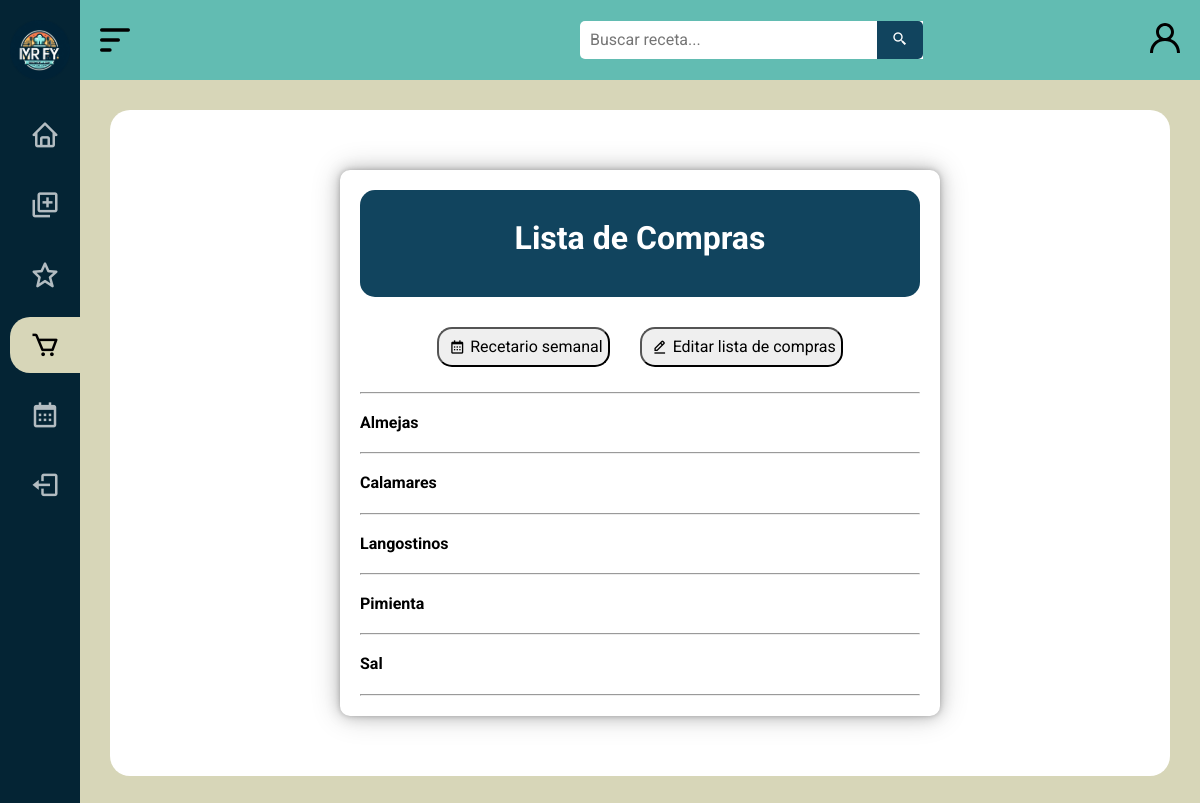
The app's page /lista/ (signed in) with its own data.
### MRFY/models.py (models this page shows, shortened)
class ShoppingListItem(models.Model):
    shopping_list = models.ForeignKey(ShoppingList, on_delete=models.CASCADE, related_name='items')
    IDIngrediente = models.ForeignKey(Ingredient, on_delete=models.CASCADE, default='')
    name = models.CharField(max_length=100, null=False)
    quantity = models.DecimalField(max_digits=10, decimal_places=2, null=True)
    unit = models.CharField(max_length=50, null=True)

### MRFY/views.py (the view)
# urls.py: path('lista/', lista_compras, name='lista_compras'),
def lista_compras(request):
    shopping_list, created = ShoppingList.objects.get_or_create(user=request.user)
    items = shopping_list.items.all().order_by('name')
    context = {
        'items': items
    }
    return render(request, 'lista_compras/lista.html', context)

### MRFY/templates/lista_compras/lista.html (shortened to what this page needs)
{% load static %}
{% load custom_filters %}
<!DOCTYPE html>
<html lang="es">
<head>
    <link rel="stylesheet" href="{% static 'css/normalize.css' %}">
    <link rel="stylesheet" href="{% static 'css/estilos2.css' %}">
    <link href='https://unpkg.com/boxicons@2.1.4/css/boxicons.min.css' rel='stylesheet'>
</head>
<body id="body">
    <header id="header" class="header_standard">
        <div class="icon__menu">
            <img src="{% static 'images/menu-alt-1-svgrepo-com.svg' %}" alt="icono" class="svg__icon" id="btn_open">
        </div>
        <div class="search__box">
            <form action="{% url 'search' %}" method="GET">
                <input type="text" name="q" class="search__input" placeholder="Buscar receta...">
                <button class="search__button" type="submit">
                    <i class="bx bx-search-alt-2"></i>
                </button>
            </form>
        </div>
        <div class="icon__login">
            <a href="#" class="login">
                <img src="{% static 'images/profile-1335-svgrepo-com.svg' %}" alt="" class="svg__icon" title="Iniciar sesion">
            </a>
        </div>
    </header>
    <div class="menu__side" id="menu_side">
        <div class="name__page">
            <a href="/inicio">
                <img src="{% static 'images/icon.png' %}" alt="icono" class="icon">
            </a>
        </div>
        <div class="options__menu">
            <a href="/inicio">
                <div class="option">
                    <i class='bx bx-home' title="Inicio"></i>
                </div>
            </a>
            <a href="/recipeform">
                <div class="option">
                    <i class='bx bx-add-to-queue' title="Subir receta"></i>
                </div>
            </a>
            <a href="#">
                <div class="option">
                    <i class='bx bx-star' title="Favoritos"></i>
                </div>
            </a>
            <a href="/lista" class="select">
                <div class="option">
                    <i class='bx bx-cart' title="Lista de compras"></i>
                </div>
            </a>
            <a href="#">
                <div class="option">
                    <i class='bx bx-calendar' title="Recetario semanal"></i>
                </div>
            </a>
            {% if user.is_authenticated %}
            <a href="/logout">
                <div class="option">
                    <i class='bx bx-log-out' title="Logout"></i>
                </div>
            </a>
            {% endif %}
        </div>
    </div>
    <main>
        <div class="main__container">
            <div class="shopping-list">
                <div class="deadline">
                    <h1>Lista de Compras</h1>
                </div>
                    <div class="options_shoppinglist">
                        <button type="submit" class="clear">
                            <i class='bx bx-calendar' ></i> Recetario semanal
                        </button>
                        <form action="{% url 'lista_edit' %}" method="POST">
                            <button type="submit" class="clear">
                                <i class='bx bx-edit-alt'></i> Editar lista de compras
                            </button>
                        </form>
                    </div>
                <hr>
                {% for item in items %}
                <ul>
                    <li>
                        <div class="ingredient">
                            <span class="name">{{ item.name }}</span>
                        </div>
                    </li>
                    <hr>
                    {% endfor %}
                </ul>
            </div>
        </div>
    </main>
</body>
</html>

### MRFY/static/css/estilos2.css (style rules this page uses)
* { text-decoration: none; font-family: "Roboto", sans-serif; }
.svg__icon { width: 30px; height: 30px; }
.options__menu .option i { width: 30px; height: 30px; font-size: 30px; }
.icon { width: 70px; height: 70px; }
body { margin-left: 80px; transition: margin-left 300ms cubic-bezier(0.785, 0.135, 0.15, 0.86); margin-top: 80px; background: #D7D6B8; }
main { padding: 20px; }
header { height: 80px; background-color: #62BCB2; display: flex; align-items: center; position: fixed; top: 0; z-index: 200; transition: width 300ms cubic-bezier(0.785, 0.135, 0.15, 0.86); }
.header_standard { width: calc(100% - 80px); }
.icon__menu { width: 50px; height: 100%; display: flex; justify-content: center; align-items: center; transform: translateX(10px); }
.icon__login { position: absolute; right: 0; width: 50px; height: 100%; display: flex; justify-content: center; align-items: center; }
.icon__menu .svg__icon { width: 40px; height: 40px; cursor: pointer; position: absolute; }
.menu__side { width: 80px; height: 100%; background: #042434; position: fixed; top: 0; left: 0; color: white; font-size: 18px; z-index: 300; overflow: hidden; overflow-y: scroll; transition: all 300ms cubic-bezier(0.785, 0.135, 0.15, 0.86); }
.menu__side { -ms-overflow-style: none; scrollbar-width: none; }
.name__page { padding: 10px 10px; display: flex; align-items: center; margin-top: 10px; }
.name__page .icon { margin-right: 20px; width: 60px; height: 60px; }
.options__menu { padding: 20px 30px; position: absolute; top: 80px; }
.options__menu a { color: #ffffffb2; cursor: default; display: block; position: relative; transition: color 300ms; }
.icon__login .login .svg__icon { margin-right: 20px; cursor: pointer; }
.options__menu .option { padding: 20px 0px; display: flex; align-items: center; position: relative; }
.options__menu .option i { margin-right: 20px; cursor: pointer; }
a.select { color: black; width: 250px; }
.select::before { content: ''; width: 3px; height: 80%; width: 280px; position: absolute; top: 10%; left: -20px; background: #D7D6B8; border-radius: 20px; margin-right: 50px; }
.main__container { position: relative; margin: 10px; padding: 10px; border-radius: 20px; background: white; justify-content: center; align-items: center; }
.search__box { position: relative; padding-left: 450px; display: flex; justify-content: center; align-items: center; margin: 20px 0; font-size: 1rem; }
.search__box i { color: white; }
.search__input { padding: 10px; padding-right: 150px; border-radius: 5px 0 0 5px; border: 0; outline: none; }
.search__box button { background-color: #11445e; padding: 10px 15px; position: absolute; border: 0; top: 0; bottom: 0; right: 0; margin: auto; border-radius: 0 5px 5px 0; cursor: pointer; transition: 300ms; }
.shopping-list { max-width: 600px; margin: 50px auto; background-color: #fff; padding: 20px; border-radius: 10px; box-shadow: 0 0 5px rgba(0, 0, 0, .2), 0 0 15px rgba(0, 0, 0, .2), 0 0 30px rgba(0, 0, 0, .2); }
.shopping-list h1 { padding: 15px; margin-bottom: 10px; text-align: center; color: white; }
.shopping-list ul { list-style-type: none; padding: 0; }
.shopping-list .ingredient { display: flex; justify-content: space-between; border-bottom: 1px solid #ddd; padding: 10px 0; }
.shopping-list .ingredient:last-child { border-bottom: none; }
.shopping-list .name { font-weight: bold; padding-top: 10px; }
.shopping-list li:not(:last-child) { margin-bottom: 10px; }
.shopping-list .deadline { align-items: center; display: flex; justify-content: center; background: #11445e; color: white; margin-bottom: 15px; border-radius: 15px; padding: 15px; }
.options_shoppinglist { justify-content: space-between; justify-content: center; align-items: center; display: flex; margin-bottom: 10px; }
.shopping-list .clear { padding: 5px; display: flex; border-radius: 15px; justify-content: space-between; align-items: center; margin: 15px; transition: 300ms; cursor: pointer; }
.shopping-list .clear i { padding: 5px; }

### records on screen
ShoppingListItem: name "Almejas"
ShoppingListItem: name "Calamares"
ShoppingListItem: name "Langostinos"
ShoppingListItem: name "Pimienta"
ShoppingListItem: name "Sal"
